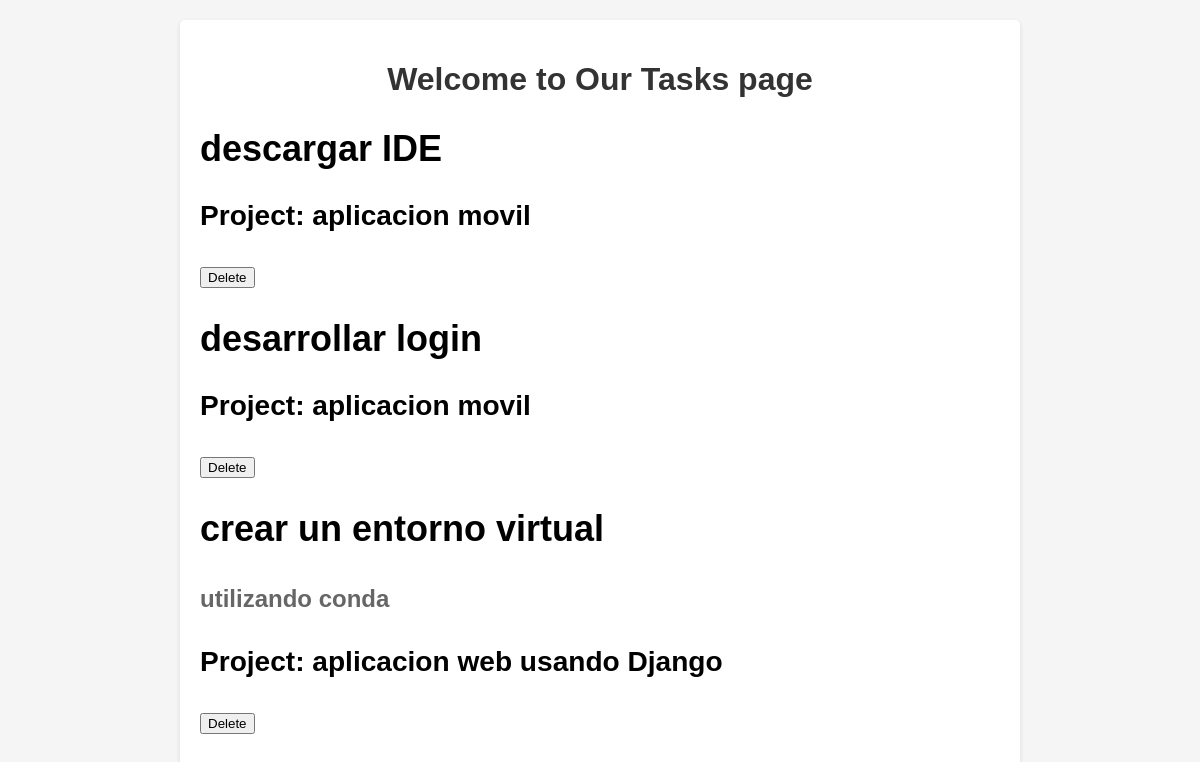
/tasks/, run on an earlier commit of the app's database.
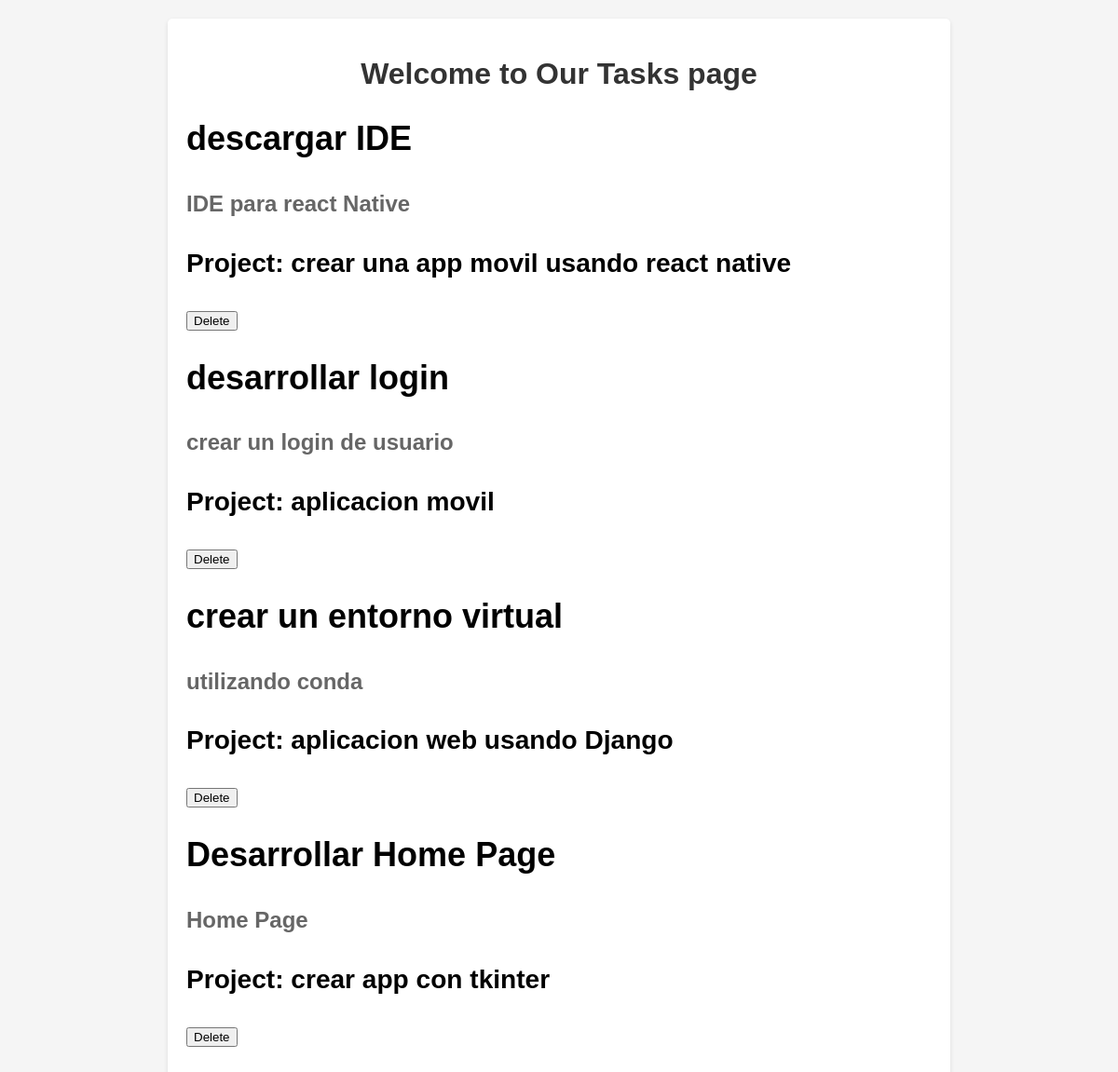
And on a later commit of the database.
### myapp/models.py (models this page shows, shortened)
class Task(models.Model):
    title = models.CharField(max_length=200)
    description = models.TextField()
    project = models.ForeignKey(Project, on_delete=models.CASCADE)
    def __str__(self):
        return self.title + " - " + self.project.name

class Project(models.Model):
    name = models.CharField(max_length=200)

### myapp/views.py (the view)
# urls.py: path('tasks/', views.tasks),
def tasks(request):
    tasks = Task.objects.all()
    print("Resultado" + str(tasks))
    return render(request, 'tasks.html', {
        'tasks': tasks
    })

### myapp/templates/tasks.html (shortened to what this page needs)
<!DOCTYPE html>
<html lang="en">
<head>
</head>
<body>
    <div class="container">
        <h1>Welcome to Our Tasks page</h1>
        <h2>
            {% for task in tasks %}
            <div>
                <h2>{{task.title}}</h2>
                <p>{{task.description}}</p>
                <h3>Project: {{task.project.name}}</h3>
                <button>Delete</button>
            </div>
            {% endfor %}
        </h2>
    </div>
</body>
</html>

### myapp/templates/tasks.html (style rules this page uses)
body { font-family: Arial, sans-serif; margin: 0; padding: 20px; background-color: #f5f5f5; }
.container { max-width: 800px; margin: 0 auto; background-color: white; padding: 20px; border-radius: 5px; box-shadow: 0 2px 5px rgba(0, 0, 0, 0.1); }
h1 { color: #333; text-align: center; }
p { color: #666; line-height: 1.6; }

What changed in the data, as far as the page shows it:
changed Task "descargar IDE": description (not shown) → "IDE para react Native"; project.name "aplicacion movil" → "crear una app movil usando react native"
changed Task "desarrollar login": description (not shown) → "crear un login de usuario"
added Task: title "Desarrollar Home Page", description "Home Page", project.name "crear app con tkinter"
